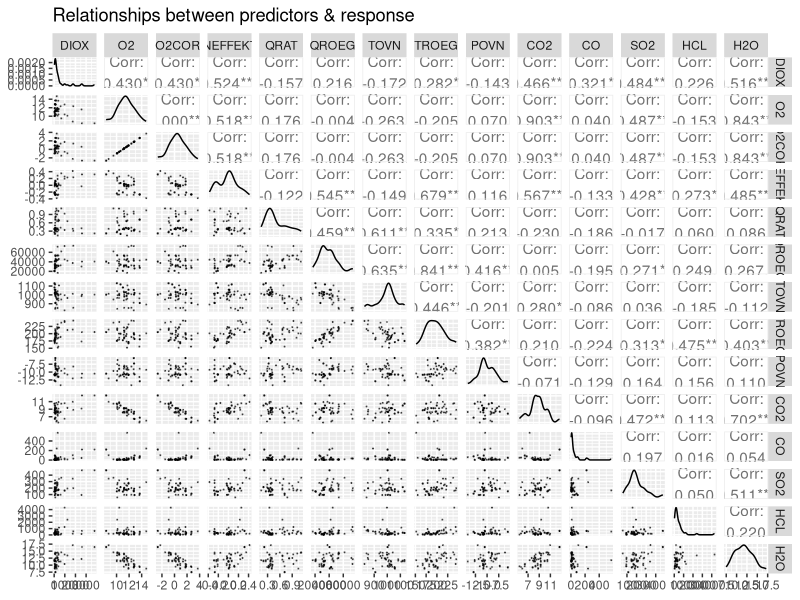
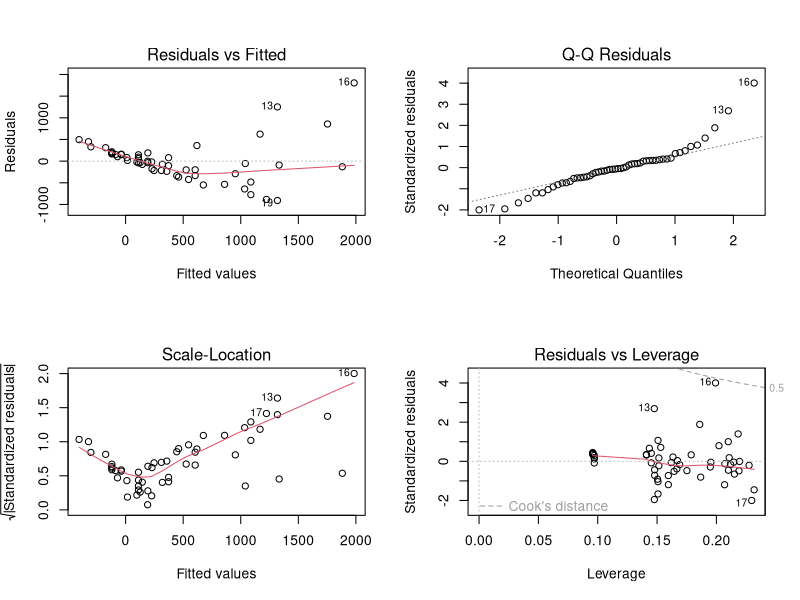
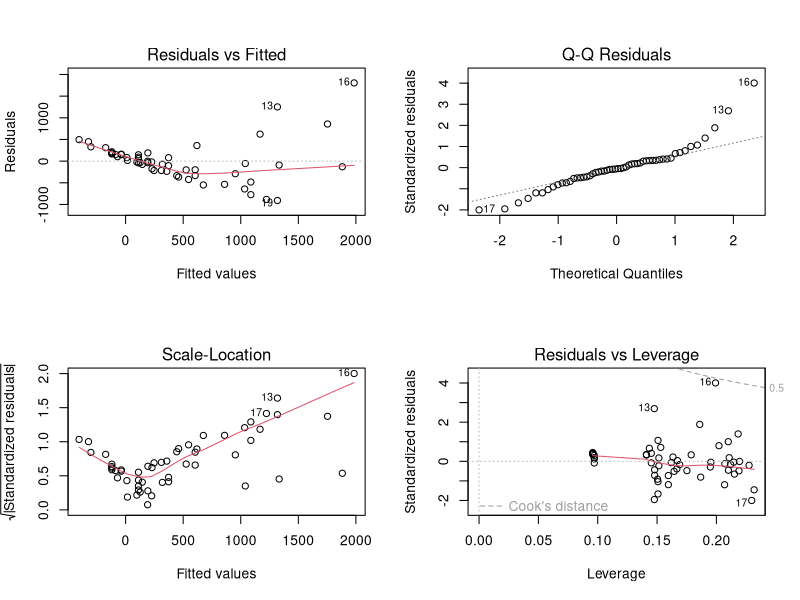
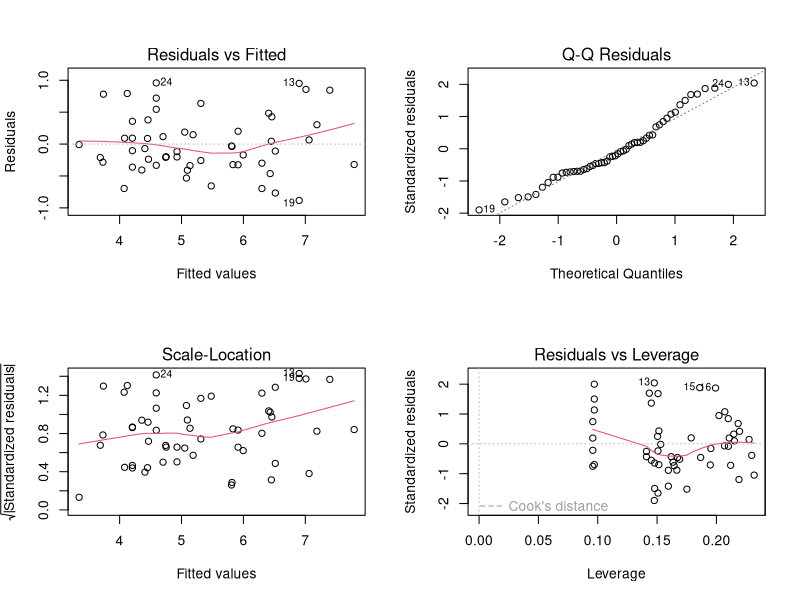

Generate these figures, in order, with R: (Note: this script raises an error after producing the figures.)
### Load libraries
rm(list=ls())
library( GGally)
library(car)
library(caret)
library(nlme)

### Load data and check data types
dat = read.csv("dioxin.csv", header = TRUE, sep = ",")
print(sapply(dat, typeof))

# Convert categorical variables to factor variables
dat <- as.data.frame(unclass(dat), stringsAsFactors = TRUE)
dat$TIME = as.factor(dat$TIME)

# Fill in the two NA PRSEK values
dat$PRSEK[15:16] = c("L","L")

# Remove remaining observations with NA values and check that
# data has been altered as expected
print(dim(dat))
print(sum(is.na(dat)))
dat <- na.omit(dat)
print(dim(dat))
print(sum(is.na(dat)))
print(sapply(dat, typeof))
attach(dat)

### Deprecated KNN fill-in of NA values
# m = colMeans(data[c(1:2,9:21)], na.rm = T)
# std = sapply(data[,c(1:2,9:21)],sd, na.rm = T)
# preproc = preProcess(data, method = "knnImpute")
# dat = predict(preproc, data)
# dat$PRSEK[15:16] = c("L","L")
# sum(is.na(dat))
# m = unname(m)
# std = unname(std)
# rep.row<-function(x,n){
#   matrix(rep(x,each=n),nrow=n)
# }
# m = rep.row(m, 57)
# std = rep.row(std, 57)
# dat[,c(1:2,9:21)] = dat[,c(1:2,9:21)]*std + m


### EXERCISE 1 (Not complete in this script)
# Plot predictors and response
ggpairs(data = dat, columns = c(2,9:21), title ="Relationships between predictors & response",
       lower = list(continuous=wrap("points", alpha = 0.5, size=0.1)))


### EXERCISE 2
# Fit initial model
mod_1 = lm(DIOX ~ PLANT + TIME + LAB + LOAD + OXYGEN + PRSEK, data = dat)
summary(mod_1)
par(mfrow=c(2,2))
plot(mod_1)


#saveFig <- TRUE
#if(saveFig == TRUE){pdf("log_MODEL1_residuals.pdf", width = 10*0.8, height = 6*0.8)}
#plot(mod_1)
#if(saveFig == TRUE){dev.off()}
#saveFig <- FALSE

######################################################################
# Issues with NA parameter estimates due to singularities ->
# Investigate colinearity with the alias function
alias(mod_1)

# Colinearity between LOADN and OXYGENN/PRSEKN.
# One possible reason: Observations with identical explanatory variables but
#                      different response values due to the limited amount of
#                      variables considered
# Solution: Remove observations with identical explanatory variables
# (Reconsider if this is necessary or even "correct" to do)
dat_2 <- dat[c("DIOX", "PLANT", "TIME", "LAB", "LOAD", "OXYGEN", "PRSEK")]
dat_2 <- dat_2[!duplicated(dat_2[c("PLANT", "TIME", "LAB", "LOAD", "OXYGEN", "PRSEK")]), ]
mod_2 <- lm(DIOX ~ PLANT + TIME + LAB + LOAD + OXYGEN + PRSEK, data = dat_2)
summary(mod_2)
alias(mod_2)
######################################################################
# Issue is still present because LOAD, PRSEK and OXYGEN are always N at
# the same time - meaning they are perfectly colinear.
# Solution: Ignore it as the LOADN variable takes care of it?

par(mfrow=c(2,2))
plot(mod_1)
#bad model, studentized residuals are monotone
#based on the plots, we try a log-transform on DIOX
mod_1_tr = lm(log(DIOX) ~ PLANT + TIME + LAB   + OXYGEN +LOAD+ PRSEK, data = dat)
summary(mod_1_tr)
par(mfrow=c(2,2))
plot(mod_1_tr)

saveFig <- TRUE
if(saveFig == TRUE){pdf("log_MODEL1_residuals.pdf", width = 10*0.8, height = 10*0.8)}
par(mfrow=c(2,2))
plot(mod_1_tr)
if(saveFig == TRUE){dev.off()}
saveFig <- FALSE


#anova(mod_1_tr) ## Type I
Anova(mod_1_tr,type="II")
#drop1(mod_1_tr,test="F")
fit1 <- update(mod_1_tr,.~.-PRSEK)
#drop1(fit1,test="F")
Anova(fit1,type="II")
summary(fit1)

saveFig <- TRUE
if(saveFig == TRUE){pdf("finalMODEL1_residuals.pdf", width = 10*0.8, height = 10*0.8)}
par(mfrow=c(2,2))
plot(fit1)

anova(mod_1_tr, fit1) #same result that we got in model reduction

confint(fit1)

save(fit1, file = 'model_ex2.rds')
#### END OF 2


## START OF 3
mod_1 = lm(DIOX ~ PLANT + TIME + LAB +  O2COR + NEFFEKT + QRAT, data = dat)
par(mfrow=c(2,2))
plot(mod_1)

saveFig <- TRUE
if(saveFig == TRUE){pdf("finalMODEL2_residuals.pdf", width = 10*0.8, height = 10*0.8)}
par(mfrow=c(2,2))
plot(mod_2rev)
if(saveFig == TRUE){dev.off()}
saveFig <- FALSE

mod_1rev = lm(log(DIOX) ~ PLANT + TIME + LAB +  O2COR + NEFFEKT + QRAT, data = dat)
summary(mod_1rev)
par(mfrow=c(2,2))
plot(mod_1rev)
#anova(mod_1rev) ## Type I
Anova(mod_1rev,type="II")
#drop1(mod_1rev,test="F")
mod_2rev <- update(mod_1rev,.~.-QRAT)
#drop1(mod_2rev,test="F")
Anova(mod_2rev,type="II")
summary(mod_2rev)
par(mfrow=c(2,2))
plot(mod_2rev)
save(mod_2rev, file="model_ex3.rds")

mod_2rev
### END OF 3

### START OF 4
attach(dat)
new_data = data.frame(PLANT = factor("RENO_N", levels = levels(PLANT)), TIME = factor("1", levels = levels(TIME)), LAB = factor("KK", levels = levels(LAB)),O2COR =c(0.5), NEFFEKT = c(-0.01))
diox_pred = predict(mod_2rev, newdata = new_data, interval = "confidence", se = TRUE)
diox_pred$fit
#should we talk about that (DIFFERENCE WITH AKAIKE)
### END OF 4

### START OF 5
# REDUCE NEFFEKT

### END OF 5


### START OF 6

#CONSIDERATIONS
#ANOVA FOR FUN

### END OF 6

### START OF 7




##
dev.new()
#Complete model
mod = lm(log(DIOX) ~ PLANT + TIME + LAB +  (O2COR + NEFFEKT + QRAT)^2 + QROEG + TOVN + TROEG + POVN + 
           CO2 + CO + SO2 + HCL + H2O + PLANT:O2COR + O2COR:CO2  + O2COR:H2O + TROEG:QROEG + CO2:H2O + QROEG:TOVN, data = dat)
summary(mod)
par(mfrow=c(2,2))
plot(mod)
Anova(mod,type="II")
drop1(mod,test="F")
mod2 <- update(mod,.~.-O2COR:NEFFEKT)
drop1(mod2,test="F")
mod3 <- update(mod2,.~.-POVN)
drop1(mod3,test="F")
mod4 <- update(mod3,.~.-O2COR:QRAT)
drop1(mod4,test="F")
mod5 <- update(mod4,.~.-NEFFEKT:QRAT)
drop1(mod5,test="F")
mod6 <- update(mod5,.~.-QRAT)
drop1(mod6,test="F")
mod7 <- update(mod6,.~.-CO)
drop1(mod7,test="F")
mod8 <- update(mod7,.~.-QROEG:TOVN)
drop1(mod8,test="F")
mod9 <- update(mod8,.~.-PLANT:O2COR)
drop1(mod9,test="F")
mod10 <- update(mod9,.~.-QROEG:TROEG)
drop1(mod10,test="F")
mod11 <- update(mod10,.~.-QROEG)
drop1(mod11,test="F")
mod12 <- update(mod11,.~.-TROEG)
drop1(mod12,test="F")
mod13 <- update(mod12,.~.-TOVN)
drop1(mod13,test="F")
mod14 <- update(mod13,.~.-O2COR:H2O)
drop1(mod14,test="F")
mod15 <- update(mod14,.~.-O2COR:CO2)
drop1(mod15,test="F")
mod16 <- update(mod15,.~.-CO2:H2O)
drop1(mod16,test="F")
mod17 <- update(mod16,.~.-H2O)
drop1(mod17,test="F")
mod18 <- update(mod17,.~.-CO2)
drop1(mod18,test="F")
summary(mod15)
par(mfrow=c(2,2))
plot(mod15)
anova(mod, mod15)
shapiro.test(mod15$residuals) #data is normal
hist( mod15$residuals, 10, probability = TRUE, col = 'lavender', main = 'residuals' )
X = model.matrix( mod15)
lev = hat(X)
p = mod15$rank;
n = length(DIOX);
plot( mod13$fitted.values, lev, ylab = "Leverages", main = "Plot of Leverages",
      pch = 16, col = 'black' )
abline( h = 2 * p/n, lty = 2, col = 'red' )
watchout_points_lev = lev[ which( lev > 2 * p/n ) ]
watchout_ids_lev = seq_along( lev )[ which( lev > 2 * p/n ) ]
points( mod$fitted.values[ watchout_ids_lev ], watchout_points_lev, col = 'red', pch = 16 )

# RESIDUAL ANALYSIS
gs = summary(mod13)
res_std = mod13$residuals/sd(DIOX)
watchout_ids_rstd = which( abs( res_std ) > 2 )
watchout_rstd = res_std[ watchout_ids_rstd ]
watchout_rstd
plot( mod13$fitted.values, res_std, ylab = "Standardized Residuals", main = "Standardized Residuals" )
abline( h = c(-2,2), lty = 2, col = 'orange' )
points( mod13$fitted.values[watchout_ids_rstd],
        res_std[watchout_ids_rstd], col = 'red', pch = 16 )
points( mod13$fitted.values[watchout_ids_lev],
        res_std[watchout_ids_lev], col = 'orange', pch = 16 )
legend('topright', col = c('red','orange'),
       c('Standardized Residuals', 'Leverages'), pch = rep( 16, 2 ), bty = 'n' )
# Studentized residuals
stud = rstudent( mod13 )
watchout_ids_stud = which( abs( stud ) > 2 )
watchout_stud = stud[ watchout_ids_stud ]
plot( mod13$fitted.values, stud, ylab = "Studentized Residuals", main = "Studentized Residuals", pch = 16 )
points( mod13$fitted.values[watchout_ids_stud],
        stud[watchout_ids_stud], col = 'pink', pch = 16 )
points( mod13$fitted.values[watchout_ids_lev],
        stud[watchout_ids_lev], col = 'orange', pch = 16 )
abline( h = c(-2,2), lty = 2, col = 'orange' )
legend('topright', col = c('pink','orange'),
       c('Studentized Residual', 'Leverages'), pch = rep( 16, 3 ), bty = 'n' )

# Cook Distance
Cdist = cooks.distance( mod13 )
watchout_ids_Cdist = which( Cdist > 4/(n-p) )
watchout_Cdist = Cdist[ watchout_ids_Cdist ]
watchout_Cdist
par( mfrow = c( 1, 3 ) )
plot( mod13$fitted.values, Cdist, pch = 16, xlab = 'Fitted values',
      ylab = 'Cooks Distance', main = 'Cooks Distance' )
points( mod13$fitted.values[ watchout_ids_Cdist ], Cdist[ watchout_ids_Cdist ],
        col = 'green', pch = 16 )
plot( mod13$fitted.values, stud, pch = 16, xlab = 'Fitted values',
      ylab = 'Studentized Residuals', main = 'Studentized Residuals' )
points( mod13$fitted.values[ watchout_ids_stud ], stud[ watchout_ids_stud ],
        col = 'pink', pch = 16 )
plot( mod13$fitted.values, lev, pch = 16, xlab = 'Fitted values',
      ylab = 'Leverages', main = 'Leverages' )
points( mod13$fitted.values[ watchout_ids_lev ], lev[ watchout_ids_lev ],
        col = 'orange', pch = 16 )
id_to_keep = !( 1:n %in% watchout_ids_Cdist )
gl = lm( log(DIOX) ~ PLANT + TIME + LAB + NEFFEKT +  SO2 + HCL + H2O, dat[ id_to_keep, ] )
summary( gl )
par(mfrow=c(2,2))
plot(gl)

#the improvement obtained not considering the points violating the CookDistance 
# "boundary" is not worth it. We had a good model even before.

t = as.numeric(dat$LAB)
w = 1/t;

modw = lm(log(DIOX) ~ PLANT + TIME + LAB +  O2COR + NEFFEKT + QRAT + QROEG + TOVN + TROEG + POVN + 
           CO2 + CO + SO2 + HCL + H2O + O2COR:CO2 + O2COR:H2O + TROEG:QROEG + CO2:H2O, data = dat, weights = w)
summary(modw)
par(mfrow=c(2,2))
plot(modw)

yhat = predict(mod13,dat, type = "response")



l<-function(sigma){
  v = as.numeric(dat$LAB=="KK")
  v[dat$LAB=="KK"] = sigma[1]
  v[dat$LAB!="KK"] = sigma[2]
  
  -sum(dnorm(log(dat$DIOX), yhat, v, log = T))
}

nlminb(c(1,4), l, lower=c(0, 0), upper=c(Inf, Inf))
logLik(mod13)


# BONUS---> REDUCE MODEL WITH AIC/BIC
modela = step( mod, direction = "backward" , k = 2, trace = T);
summary(modela) #0.8861 r SQ
drop1(modela, test = "F")
modelb = step( mod, direction = "backward" , k = log(n), trace = T);
summary(modelb) #0.8744
drop1(modelb, test = "F")
summary(mod13) #0.8596
anova(modela, modelb, mod13) 
#our model is significantly different than the ones obtained with AIC/BIC
#when it comes to anova test (nested models)
#But R^2 is not that different



### END OF 7
